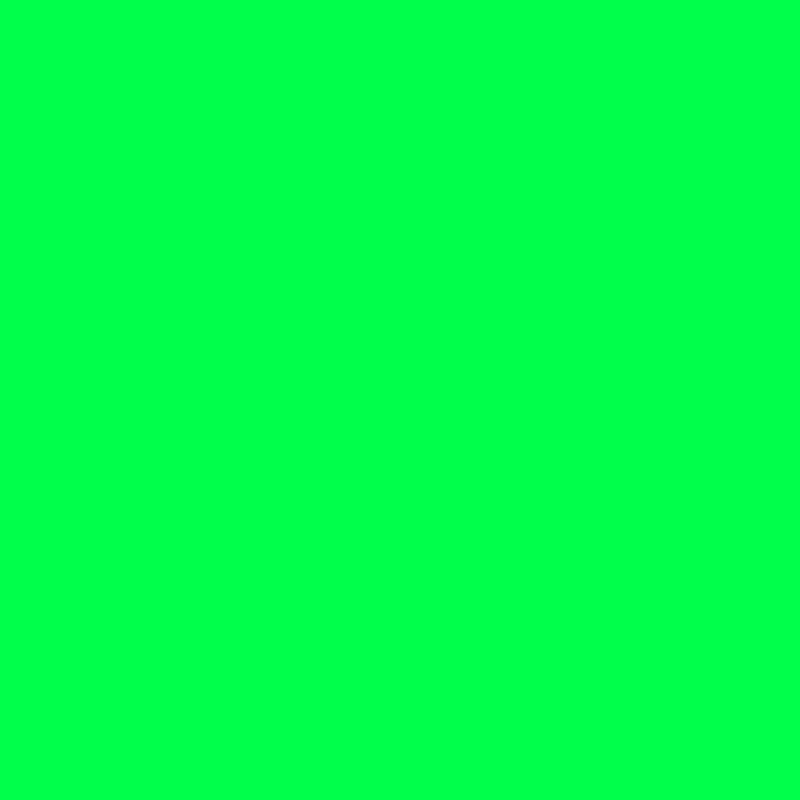
Frame 1 (no input)
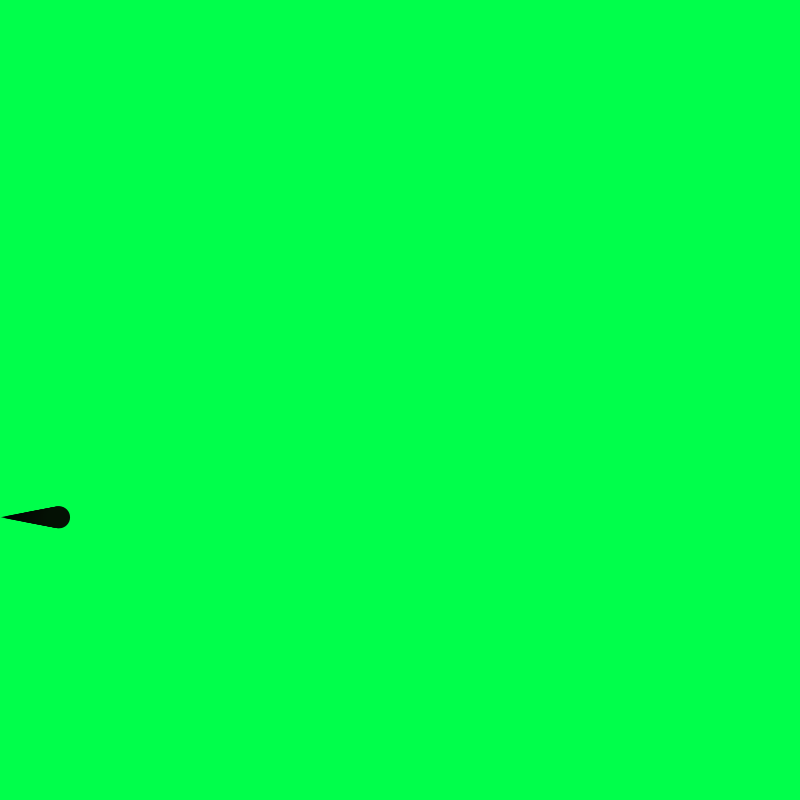
Frame 60 (the mouse pressed at the canvas centre just before this capture)
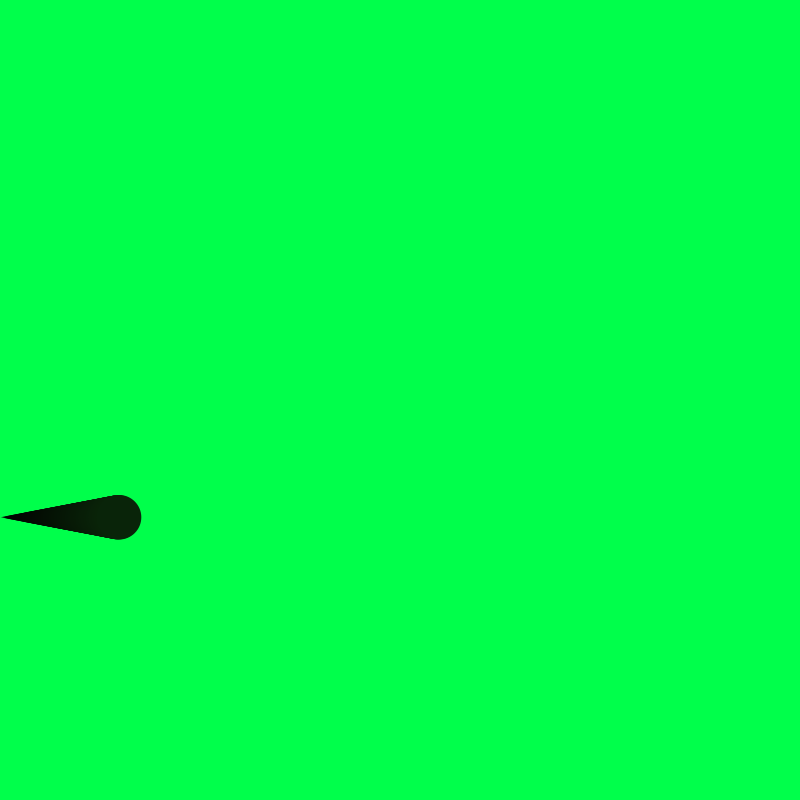
Frame 120 (the mouse held since frame 60 and released just before this capture)

The Processing sketch that drew these frames (run headless with seeded random() and noise(); from frame 60 on, the mouse is pressed at the canvas centre):

// Processing sketch: D003_UpdateValues
// ── D003_UpdateValues.pde
float posX, posY;
float maxRed, maxGreen, maxBlue;

void setup() {
  size(800, 800);
  background(0, 255, 75);
  smooth();
  posX = 0;
  posY = random(height);
  maxRed = random(255);
  maxGreen = random(255);
  maxBlue = random(255);
}

void draw() {
  float red_tone = map(posX, 0, width, 0, maxRed);
  float green_tone = map(posX, 0, width, 0, maxGreen);
  float blue_tone = map(posX, 0, width, 0, maxBlue);
  float size = map(posX, 0, width, 0, 300);
  
  noStroke();
  fill(red_tone, green_tone, blue_tone);
  ellipse(posX, posY, size, size);
  posX = posX + 1;
}

void keyPressed() {
  posX = 0;
  posY = random(height);
  maxRed = random(255);
  maxGreen = random(255);
  maxBlue = random(255);
}
